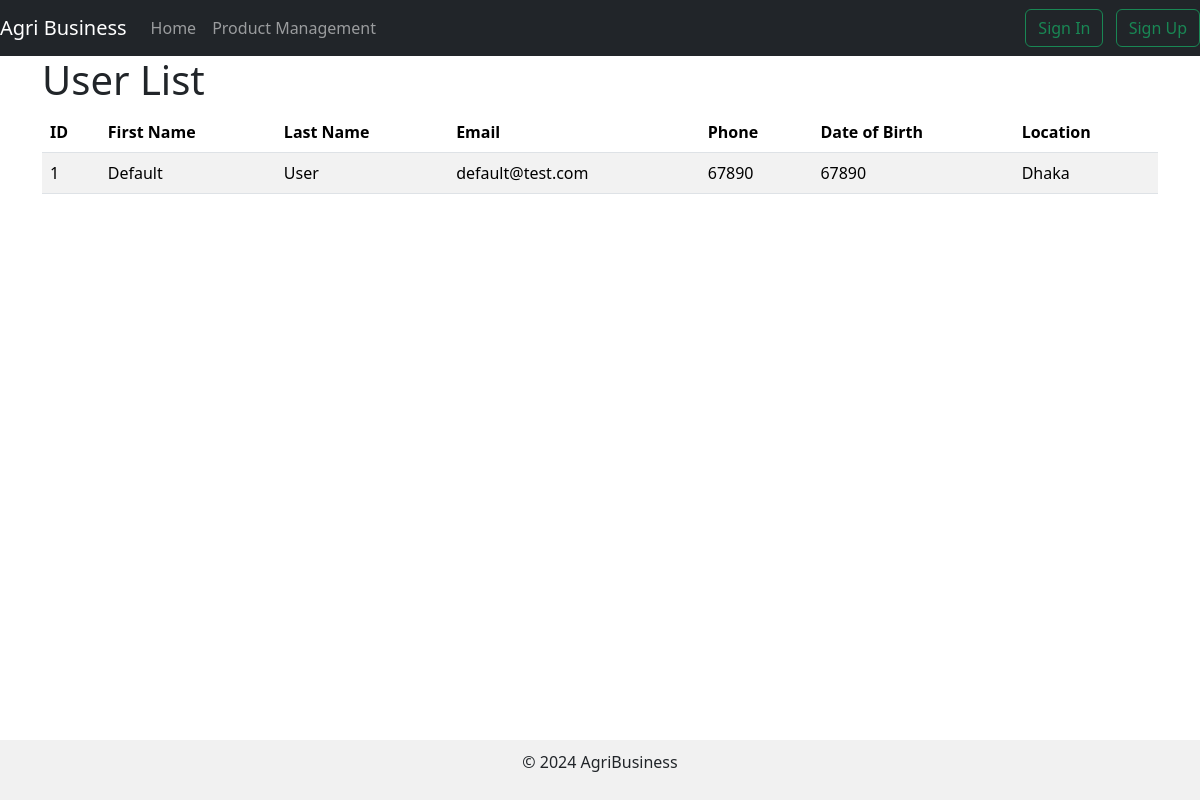
The page /user/ on the database its author committed.
### dashboard/models.py (models this page shows)
class User(models.Model):
    id = models.AutoField(primary_key=True)
    firstname = models.CharField(max_length=255)
    lastname = models.CharField(max_length=255)
    email = models.EmailField(unique=True)
    phone = models.CharField(max_length=20)
    dob = models.CharField(max_length=20)
    location = models.CharField(max_length=255)
    password = models.CharField(max_length=20)

### dashboard/views.py (the view)
# urls.py: path('user/', d_view.user),
def user(request):
    users = User.objects.all()
    return render(request, 'users/index.html', {'users': users})

### dashboard/templates/users/index.html (shortened to what this page needs)
{% extends 'dashboard.html' %}
{% block content %}
<div class="container">
    <h1>User List</h1>
    <table class="table table-striped">
        <thead>
            <tr>
                <th>ID</th>
                <th>First Name</th>
                <th>Last Name</th>
                <th>Email</th>
                <th>Phone</th>
                <th>Date of Birth</th>
                <th>Location</th>
            </tr>
        </thead>
        <tbody>
            {% for user in users %}
            <tr>
                <td>{{ user.id }}</td>
                <td>{{ user.firstname }}</td>
                <td>{{ user.lastname }}</td>
                <td>{{ user.email }}</td>
                <td>{{ user.phone }}</td>
                <td>{{ user.dob }}</td>
                <td>{{ user.location }}</td>
            </tr>
            {% endfor %}
        </tbody>
    </table>
</div>
{% endblock %}

### dashboard/templates/dashboard.html (style rules this page uses)
html, body { height: 100%; margin: 0; }
body { display: flex; flex-direction: column; }

### rows shown on the page
User: id "1", firstname "Default", lastname "User", email "default@test.com", phone "67890", dob "67890", location "Dhaka"
